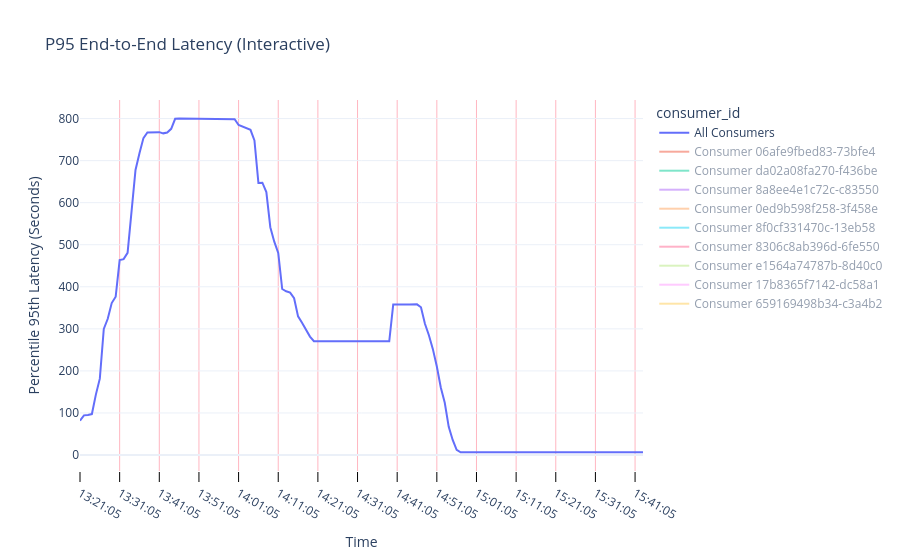

The code cell stored with this chart in its notebook:
### Markdown cell above
## Latency by Consumers

### Code cell
import plotly.express as px
from datetime import datetime, timedelta
minutes_interval = 10.0
time_bucket_for_average = 5 #minutes

# 2. Setup Time Range (Last 12 hours)
end_time = datetime.now()
start_time = end_time - timedelta(hours=12)
step = "1m"

query = f'histogram_quantile(0.95, sum(rate(message_processing_latency_seconds_bucket[{time_bucket_for_average}m])) by (le, consumer_id))'

# 3. Fetch Data
result = prom.custom_query_range(
    query=query,
    start_time=start_time,
    end_time=end_time,
    step=step,
)

# 4. Flatten the result into a DataFrame
df_list = []
for series in result:
    consumer_id = series['metric'].get('consumer_id', 'all')
    for val in series['values']:
        df_list.append({
            'timestamp': pd.to_datetime(val[0], unit='s'),
            'consumer_id': f"Consumer {consumer_id}",
            'latency_sec': float(val[1])
        })

df = pd.DataFrame(df_list)
df['timestamp'] = pd.to_datetime(df['timestamp'])

# --- NEW: Calculate the "All" line ---
# Group by timestamp to get the average P95 across all consumers at each point in time
df_all = df.groupby('timestamp')['latency_sec'].mean().reset_index()
df_all['consumer_id'] = 'All Consumers'

# Combine back into the main dataframe
df_all = pd.concat([df, df_all], ignore_index=True)
df_all['timestamp'] = pd.to_datetime(df_all['timestamp'])


######## order the consumers properly (Consumer 1, Consumer 2, ..., All Consumers)
consumers = [c for c in df_all['consumer_id'].unique() if c != 'All Consumers']

# 2. Sort them based on the digits inside the string
consumers.sort(key=lambda x: int(''.join(filter(str.isdigit, x))))

# 3. Put "All Consumers" at the top (or bottom) of the list
ordered_consumers = ['All Consumers'] + consumers

# 4. Apply this order to the DataFrame
df_all['consumer_id'] = pd.Categorical(df_all['consumer_id'], categories=ordered_consumers, ordered=True)


# 5. Create Plotly Graph
fig = px.line(
    df_all, 
    x='timestamp', 
    y='latency_sec', 
    color='consumer_id',
    category_orders={'consumer_id': ordered_consumers}, # Ensure the legend follows the desired order
    title='P95 End-to-End Latency (Interactive)',
    labels={'timestamp': 'Time', 'latency_sec': 'Percentile 95th Latency (Seconds)'},
    template='plotly_white'
)

# Convert to milliseconds for Plotly
ms_interval = minutes_interval * 60 * 1000
# Logic to determine the best format
if minutes_interval < 60:
    # Under 1 hour: Show minutes and seconds
    custom_format = "%H:%M:%S"
elif minutes_interval < 1440: # 24 hours
    # 1 to 24 hours: Show Hour:Minute and Short Date
    custom_format = "%H:%M\n%b %d"
else:
    # Over 24 hours: Focus on the Date
    custom_format = "%b %d\n%Y"

fig.update_xaxes(
    type='date',             # Force the axis to recognize dates
    tickmode='linear',
    tick0=df['timestamp'].min(), 
    dtick=ms_interval,
    tickformat=custom_format,
    ticks="outside",
    ticklen=10,
    tickcolor='black',
    showgrid=True,
    gridcolor='LightPink'
)
# Choose which one should stay visible
# visible_consumer = "Consumer 1"
visible_consumer = "All Consumers"

fig.for_each_trace(lambda trace: trace.update(visible=True if trace.name == visible_consumer else "legendonly"))

fig.show()


#######################################################################################
# Query for total messages processed per consumer
# count_query = f'sum(increase(message_processing_latency_seconds_count[{time_bucket_for_average}m])) by (consumer_id)'
# count_query = f'sum(increase(messages_consumed_total[1m])) by (consumer_id)'
count_query = 'sum(messages_consumed_total) by (consumer_id)'
count_result = prom.custom_query_range(
    query=count_query,
    start_time=start_time,
    end_time=end_time,
    step=step,
)

# Flatten count data
count_list = []
for series in count_result:
    cid = series['metric'].get('consumer_id', 'all')
    total_count = sum(float(val[1]) for val in series['values']) # Sum of all increases in the range
    count_list.append({'consumer_id': f"Consumer {cid}", 'msg_count': total_count})

df_counts = pd.DataFrame(count_list)
#######################################################################################

# Display Stats Table
# --- Calculate Time-Windowed Stats ---
# We use the most recent timestamp in the data as our reference point
latest_time = df['timestamp'].max()
ten_min_ago = latest_time - timedelta(minutes=10)
thirty_min_ago = latest_time - timedelta(minutes=30)

# Create subsets for the windows
df_10m = df[df['timestamp'] >= ten_min_ago]
df_30m = df[df['timestamp'] >= thirty_min_ago]

# 1. Aggregate main stats (Mean, Max, Std)
stats_table = df.groupby('consumer_id').agg(
    mean_latency_sec=('latency_sec', 'mean'),
    max_latency_sec=('latency_sec', 'max'),
    std_latency_sec=('latency_sec', 'std')
).reset_index()

# 2. Calculate windowed means per consumer
win_10m = df_10m.groupby('consumer_id')['latency_sec'].mean().rename('p95_10m_sec')
win_30m = df_30m.groupby('consumer_id')['latency_sec'].mean().rename('p95_30m_sec')

# 3. Merge windows into the main table
stats_table = stats_table.merge(win_10m, on='consumer_id', how='left')
stats_table = stats_table.merge(win_30m, on='consumer_id', how='left')

## 4. Merge message counts and calculate percentage
stats_table = stats_table.merge(df_counts, on='consumer_id', how='left').fillna(0)
total_msgs_global = stats_table['msg_count'].sum()
stats_table['pct_of_total_msgs'] = (stats_table['msg_count'] / total_msgs_global) * 100


# 5. Numeric sorting for consumers
#stats_table['consumer_num'] = stats_table['consumer_id'].str.extract('(\d+)').astype(int)
stats_table = stats_table.sort_values('pct_of_total_msgs', ascending=False).drop(columns=['msg_count']).reset_index(drop=True)

# 6. Calculate "All Consumers" summary row including windows
summary_row = pd.DataFrame({
    'consumer_id': ['All Consumers'],
    'mean_latency_sec': [df['latency_sec'].mean()],
    'max_latency_sec': [df['latency_sec'].max()],
    'std_latency_sec': [df['latency_sec'].std()],
    'p95_10m_sec': [df_10m['latency_sec'].mean()],
    'p95_30m_sec': [df_30m['latency_sec'].mean()],
    'pct_of_total_msgs': [100.0] # Sum of percentages is 100
})

# Combine
stats_table = pd.concat([stats_table, summary_row], ignore_index=True)

# --- Display ---
print("### Latency Overview")
print("These statistics summarize the 95th percentile (P95) processing times.")
print(f"Windowed stats calculated relative to last data point: {latest_time.strftime('%H:%M:%S')}")
print("-" * 120)

display(stats_table.style.format({
    'mean_latency_sec': '{:.3f}s',
    'max_latency_sec': '{:.3f}s',
    'std_latency_sec': '{:.3f}s',
    'p95_10m_sec': '{:.3f}s',
    'p95_30m_sec': '{:.3f}s',
    'pct_of_total_msgs': '{:.1f}%'
}))

### Figure 1 — Plotly figure (JSON) as saved in the notebook; plotly's stock layout.template omitted (floating-point values rounded to 4 significant figures; data arrays with more than 128 entries replaced by an {"elided": "..."} marker saying what was removed)
{"data": [{"hovertemplate": "consumer_id=All Consumers<br>Time=%{x}<br>Percentile 95th Latency (Seconds)=%{y}<extra></extra>", "legendgroup": "All Consumers", "line": {"color": "#636efa", "dash": "solid"}, "marker": {"symbol": "circle"}, "mode": "lines", "name": "All Consumers", "orientation": "v", "showlegend": true, "type": "scatter", "visible": true, "x": {"elided": "143 str values"}, "xaxis": "x", "y": {"elided": "143 float values"}, "yaxis": "y"}, {"hovertemplate": "consumer_id=Consumer 06afe9fbed83-73bfe4<br>Time=%{x}<br>Percentile 95th Latency (Seconds)=%{y}<extra></extra>", "legendgroup": "Consumer 06afe9fbed83-73bfe4", "line": {"color": "#EF553B", "dash": "solid"}, "marker": {"symbol": "circle"}, "mode": "lines", "name": "Consumer 06afe9fbed83-73bfe4", "orientation": "v", "showlegend": true, "type": "scatter", "visible": "legendonly", "x": ["2026-03-17T14:40:05", "2026-03-17T14:41:05", "2026-03-17T14:42:05", "2026-03-17T14:43:05", "2026-03-17T14:44:05", "2026-03-17T14:45:05", "2026-03-17T14:46:05", "2026-03-17T14:47:05", "2026-03-17T14:48:05", "2026-03-17T14:49:05", "2026-03-17T14:50:05", "2026-03-17T14:51:05", "2026-03-17T14:52:05", "2026-03-17T14:53:05", "2026-03-17T14:54:05", "2026-03-17T14:55:05", "2026-03-17T14:56:05", "2026-03-17T14:57:05", "2026-03-17T14:58:05", "2026-03-17T14:59:05", "2026-03-17T15:00:05", "2026-03-17T15:01:05", "2026-03-17T15:02:05", "2026-03-17T15:03:05", "2026-03-17T15:04:05", "2026-03-17T15:05:05", "2026-03-17T15:06:05", "2026-03-17T15:07:05", "2026-03-17T15:08:05", "2026-03-17T15:09:05", "2026-03-17T15:10:05", "2026-03-17T15:11:05", "2026-03-17T15:12:05", "2026-03-17T15:13:05", "2026-03-17T15:14:05", "2026-03-17T15:15:05", "2026-03-17T15:16:05", "2026-03-17T15:17:05", "2026-03-17T15:18:05", "2026-03-17T15:19:05", "2026-03-17T15:20:05", "2026-03-17T15:21:05", "2026-03-17T15:22:05", "2026-03-17T15:23:05", "2026-03-17T15:24:05", "2026-03-17T15:25:05", "2026-03-17T15:26:05", "2026-03-17T15:27:05", "2026-03-17T15:28:05", "2026-03-17T15:29:05", "2026-03-17T15:30:05", "2026-03-17T15:31:05", "2026-03-17T15:32:05", "2026-03-17T15:33:05", "2026-03-17T15:34:05", "2026-03-17T15:35:05", "2026-03-17T15:36:05", "2026-03-17T15:37:05", "2026-03-17T15:38:05", "2026-03-17T15:39:05", "2026-03-17T15:40:05", "2026-03-17T15:41:05", "2026-03-17T15:42:05", "2026-03-17T15:43:05"], "xaxis": "x", "y": [4.725, 4.667, 4.626, 4.627, 4.616, 4.64, 4.655, 4.614, 4.605, 4.6, 4.579, 4.569, 4.64, 4.614, 4.623, 4.626, 4.605, 4.557, 4.585, 4.614, 4.614, 4.632, 4.641, 4.638, 4.637, 4.614, 4.648, 4.655, 4.65, 4.64, 4.662, 4.62, 4.633, 4.642, 4.632, 4.64, 4.66, 4.655, 4.64, 4.64, 4.605, 4.61, 4.647, 4.595, 4.574, 4.503, 4.493, 4.467, 4.56, 4.55, 4.61, 4.605, 4.589, 4.6, 4.629, 4.638, 4.647, 4.669, 4.64, 4.64, 4.651, 4.67, 4.673, 4.669], "yaxis": "y"}, {"hovertemplate": "consumer_id=Consumer da02a08fa270-f436be<br>Time=%{x}<br>Percentile 95th Latency (Seconds)=%{y}<extra></extra>", "legendgroup": "Consumer da02a08fa270-f436be", "line": {"color": "#00cc96", "dash": "solid"}, "marker": {"symbol": "circle"}, "mode": "lines", "name": "Consumer da02a08fa270-f436be", "orientation": "v", "showlegend": true, "type": "scatter", "visible": "legendonly", "x": ["2026-03-17T14:04:05", "2026-03-17T14:05:05", "2026-03-17T14:06:05", "2026-03-17T14:07:05", "2026-03-17T14:08:05", "2026-03-17T14:09:05", "2026-03-17T14:10:05", "2026-03-17T14:11:05", "2026-03-17T14:12:05", "2026-03-17T14:13:05", "2026-03-17T14:14:05", "2026-03-17T14:15:05", "2026-03-17T14:16:05", "2026-03-17T14:17:05", "2026-03-17T14:18:05", "2026-03-17T14:19:05", "2026-03-17T14:20:05", "2026-03-17T14:21:05", "2026-03-17T14:22:05", "2026-03-17T14:23:05", "2026-03-17T14:24:05", "2026-03-17T14:25:05", "2026-03-17T14:26:05", "2026-03-17T14:27:05", "2026-03-17T14:28:05", "2026-03-17T14:29:05", "2026-03-17T14:30:05", "2026-03-17T14:31:05", "2026-03-17T14:32:05", "2026-03-17T14:33:05", "2026-03-17T14:34:05", "2026-03-17T14:35:05", "2026-03-17T14:36:05", "2026-03-17T14:37:05", "2026-03-17T14:38:05", "2026-03-17T14:39:05", "2026-03-17T14:40:05", "2026-03-17T14:41:05", "2026-03-17T14:42:05", "2026-03-17T14:43:05", "2026-03-17T14:44:05", "2026-03-17T14:45:05", "2026-03-17T14:46:05", "2026-03-17T14:47:05", "2026-03-17T14:48:05", "2026-03-17T14:49:05", "2026-03-17T14:50:05", "2026-03-17T14:51:05", "2026-03-17T14:52:05", "2026-03-17T14:53:05", "2026-03-17T14:54:05", "2026-03-17T14:55:05", "2026-03-17T14:56:05", "2026-03-17T14:57:05", "2026-03-17T14:58:05", "2026-03-17T14:59:05", "2026-03-17T15:00:05", "2026-03-17T15:01:05", "2026-03-17T15:02:05", "2026-03-17T15:03:05", "2026-03-17T15:04:05", "2026-03-17T15:05:05", "2026-03-17T15:06:05", "2026-03-17T15:07:05", "2026-03-17T15:08:05", "2026-03-17T15:09:05", "2026-03-17T15:10:05", "2026-03-17T15:11:05", "2026-03-17T15:12:05", "2026-03-17T15:13:05", "2026-03-17T15:14:05", "2026-03-17T15:15:05", "2026-03-17T15:16:05", "2026-03-17T15:17:05", "2026-03-17T15:18:05", "2026-03-17T15:19:05", "2026-03-17T15:20:05", "2026-03-17T15:21:05", "2026-03-17T15:22:05", "2026-03-17T15:23:05", "2026-03-17T15:24:05", "2026-03-17T15:25:05", "2026-03-17T15:26:05", "2026-03-17T15:27:05", "2026-03-17T15:28:05", "2026-03-17T15:29:05", "2026-03-17T15:30:05", "2026-03-17T15:31:05", "2026-03-17T15:32:05", "2026-03-17T15:33:05", "2026-03-17T15:34:05", "2026-03-17T15:35:05", "2026-03-17T15:36:05", "2026-03-17T15:37:05", "2026-03-17T15:38:05", "2026-03-17T15:39:05", "2026-03-17T15:40:05", "2026-03-17T15:41:05", "2026-03-17T15:42:05", "2026-03-17T15:43:05"], "xaxis": "x", "y": [780, 774.6, 762.8, 771.0, 766.5, 800, 800, 800, 800, 800, 800, 800, 800, 800, 800, 800, 800, 800, 800, 800, 800, 800, 800, 800, 800, 800, 800, 800, 800, 800, 800, 800, 800, 800, 800, 800, 800, 800, 800, 800, 800, 800, 800, 800, 800, 800, 800, 800, 755.3, 724.4, 372.0, 193.6, 61.74, 9.232, 9.284, 9.213, 9, 9.192, 9.192, 9.045, 8.902, 9.067, 9.055, 9.171, 9.256, 9.332, 9.49, 9.5, 9.448, 9.395, 9.452, 9.33, 9.315, 9.315, 9.384, 9.372, 9.367, 9.37, 9.417, 9.417, 9.458, 9.406, 9.417, 9.406, 9.364, 9.398, 9.344, 9.284, 9.263, 9.279, 9.262, 9.232, 9.267, 9.284, 9.284, 9.315, 9.3, 9.267, 9.256, 9.388], "yaxis": "y"}, {"hovertemplate": "consumer_id=Consumer 8a8ee4e1c72c-c83550<br>Time=%{x}<br>Percentile 95th Latency (Seconds)=%{y}<extra></extra>", "legendgroup": "Consumer 8a8ee4e1c72c-c83550", "line": {"color": "#ab63fa", "dash": "solid"}, "marker": {"symbol": "circle"}, "mode": "lines", "name": "Consumer 8a8ee4e1c72c-c83550", "orientation": "v", "showlegend": true, "type": "scatter", "visible": "legendonly", "x": {"elided": "143 str values"}, "xaxis": "x", "y": {"elided": "143 float values"}, "yaxis": "y"}, {"hovertemplate": "consumer_id=Consumer 0ed9b598f258-3f458e<br>Time=%{x}<br>Percentile 95th Latency (Seconds)=%{y}<extra></extra>", "legendgroup": "Consumer 0ed9b598f258-3f458e", "line": {"color": "#FFA15A", "dash": "solid"}, "marker": {"symbol": "circle"}, "mode": "lines", "name": "Consumer 0ed9b598f258-3f458e", "orientation": "v", "showlegend": true, "type": "scatter", "visible": "legendonly", "x": ["2026-03-17T14:40:05", "2026-03-17T14:41:05", "2026-03-17T14:42:05", "2026-03-17T14:43:05", "2026-03-17T14:44:05", "2026-03-17T14:45:05", "2026-03-17T14:46:05", "2026-03-17T14:47:05", "2026-03-17T14:48:05", "2026-03-17T14:49:05", "2026-03-17T14:50:05", "2026-03-17T14:51:05", "2026-03-17T14:52:05", "2026-03-17T14:53:05", "2026-03-17T14:54:05", "2026-03-17T14:55:05", "2026-03-17T14:56:05", "2026-03-17T14:57:05", "2026-03-17T14:58:05", "2026-03-17T14:59:05", "2026-03-17T15:00:05", "2026-03-17T15:01:05", "2026-03-17T15:02:05", "2026-03-17T15:03:05", "2026-03-17T15:04:05", "2026-03-17T15:05:05", "2026-03-17T15:06:05", "2026-03-17T15:07:05", "2026-03-17T15:08:05", "2026-03-17T15:09:05", "2026-03-17T15:10:05", "2026-03-17T15:11:05", "2026-03-17T15:12:05", "2026-03-17T15:13:05", "2026-03-17T15:14:05", "2026-03-17T15:15:05", "2026-03-17T15:16:05", "2026-03-17T15:17:05", "2026-03-17T15:18:05", "2026-03-17T15:19:05", "2026-03-17T15:20:05", "2026-03-17T15:21:05", "2026-03-17T15:22:05", "2026-03-17T15:23:05", "2026-03-17T15:24:05", "2026-03-17T15:25:05", "2026-03-17T15:26:05", "2026-03-17T15:27:05", "2026-03-17T15:28:05", "2026-03-17T15:29:05", "2026-03-17T15:30:05", "2026-03-17T15:31:05", "2026-03-17T15:32:05", "2026-03-17T15:33:05", "2026-03-17T15:34:05", "2026-03-17T15:35:05", "2026-03-17T15:36:05", "2026-03-17T15:37:05", "2026-03-17T15:38:05", "2026-03-17T15:39:05", "2026-03-17T15:40:05", "2026-03-17T15:41:05", "2026-03-17T15:42:05", "2026-03-17T15:43:05"], "xaxis": "x", "y": [800, 800, 800, 800, 800, 800, 800, 800, 800, 742.8, 650.4, 354.9, 105.0, 9.244, 9.301, 9.023, 9.025, 9.025, 9.114, 9.056, 9.086, 9.076, 9.052, 8.991, 8.991, 9.121, 9.1, 9.182, 9.287, 9.307, 9.242, 9.368, 9.378, 9.209, 9.14, 9.147, 9.157, 9.209, 9.14, 9.223, 9.257, 9.316, 9.321, 9.391, 9.378, 9.366, 9.399, 9.367, 9.32, 9.243, 9.295, 9.14, 9.25, 9.212, 9.212, 9.159, 9.188, 9.056, 9.169, 9.25, 9.28, 9.188, 9.335, 9.287], "yaxis": "y"}, {"hovertemplate": "consumer_id=Consumer 8f0cf331470c-13eb58<br>Time=%{x}<br>Percentile 95th Latency (Seconds)=%{y}<extra></extra>", "legendgroup": "Consumer 8f0cf331470c-13eb58", "line": {"color": "#19d3f3", "dash": "solid"}, "marker": {"symbol": "circle"}, "mode": "lines", "name": "Consumer 8f0cf331470c-13eb58", "orientation": "v", "showlegend": true, "type": "scatter", "visible": "legendonly", "x": ["2026-03-17T13:53:05", "2026-03-17T13:54:05", "2026-03-17T13:55:05", "2026-03-17T13:56:05", "2026-03-17T13:57:05", "2026-03-17T13:58:05", "2026-03-17T13:59:05", "2026-03-17T14:00:05", "2026-03-17T14:01:05", "2026-03-17T14:02:05", "2026-03-17T14:03:05", "2026-03-17T14:04:05", "2026-03-17T14:05:05", "2026-03-17T14:06:05", "2026-03-17T14:07:05", "2026-03-17T14:08:05", "2026-03-17T14:09:05", "2026-03-17T14:10:05", "2026-03-17T14:11:05", "2026-03-17T14:12:05", "2026-03-17T14:13:05", "2026-03-17T14:14:05", "2026-03-17T14:15:05", "2026-03-17T14:16:05", "2026-03-17T14:17:05", "2026-03-17T14:18:05", "2026-03-17T14:19:05", "2026-03-17T14:20:05", "2026-03-17T14:21:05", "2026-03-17T14:22:05", "2026-03-17T14:23:05", "2026-03-17T14:24:05", "2026-03-17T14:25:05", "2026-03-17T14:26:05", "2026-03-17T14:27:05", "2026-03-17T14:28:05", "2026-03-17T14:29:05", "2026-03-17T14:30:05", "2026-03-17T14:31:05", "2026-03-17T14:32:05", "2026-03-17T14:33:05", "2026-03-17T14:34:05", "2026-03-17T14:35:05", "2026-03-17T14:36:05", "2026-03-17T14:37:05", "2026-03-17T14:38:05", "2026-03-17T14:39:05", "2026-03-17T14:40:05", "2026-03-17T14:41:05", "2026-03-17T14:42:05", "2026-03-17T14:43:05", "2026-03-17T14:44:05", "2026-03-17T14:45:05", "2026-03-17T14:46:05", "2026-03-17T14:47:05", "2026-03-17T14:48:05", "2026-03-17T14:49:05", "2026-03-17T14:50:05", "2026-03-17T14:51:05", "2026-03-17T14:52:05", "2026-03-17T14:53:05", "2026-03-17T14:54:05", "2026-03-17T14:55:05", "2026-03-17T14:56:05", "2026-03-17T14:57:05", "2026-03-17T14:58:05", "2026-03-17T14:59:05", "2026-03-17T15:00:05", "2026-03-17T15:01:05", "2026-03-17T15:02:05", "2026-03-17T15:03:05", "2026-03-17T15:04:05", "2026-03-17T15:05:05", "2026-03-17T15:06:05", "2026-03-17T15:07:05", "2026-03-17T15:08:05", "2026-03-17T15:09:05", "2026-03-17T15:10:05", "2026-03-17T15:11:05", "2026-03-17T15:12:05", "2026-03-17T15:13:05", "2026-03-17T15:14:05", "2026-03-17T15:15:05", "2026-03-17T15:16:05", "2026-03-17T15:17:05", "2026-03-17T15:18:05", "2026-03-17T15:19:05", "2026-03-17T15:20:05", "2026-03-17T15:21:05", "2026-03-17T15:22:05", "2026-03-17T15:23:05", "2026-03-17T15:24:05", "2026-03-17T15:25:05", "2026-03-17T15:26:05", "2026-03-17T15:27:05", "2026-03-17T15:28:05", "2026-03-17T15:29:05", "2026-03-17T15:30:05", "2026-03-17T15:31:05", "2026-03-17T15:32:05", "2026-03-17T15:33:05", "2026-03-17T15:34:05", "2026-03-17T15:35:05", "2026-03-17T15:36:05", "2026-03-17T15:37:05", "2026-03-17T15:38:05", "2026-03-17T15:39:05", "2026-03-17T15:40:05", "2026-03-17T15:41:05", "2026-03-17T15:42:05", "2026-03-17T15:43:05"], "xaxis": "x", "y": [800, 800, 800, 800, 800, 800, 800, 800, 800, 800, 800, 800, 800, 800, 800, 800, 743.3, 717.3, 636.9, 379.8, 363.7, 354.5, 314.5, 184.3, 139.7, 94.33, 40.58, 7.705, 7.609, 6.865, 6.477, 6.429, 5.25, 5.618, 6.321, 7.125, 7.286, 7.532, 7.602, 7.508, 6.013, 6.417, 6.212, 5.875, 6.512, 7.431, 7.241, 7.29, 7.37, 6.809, 5.275, 5.528, 6.075, 6.455, 6.523, 7.058, 6.523, 5.219, 5.25, 6.409, 5.333, 5.528, 6.523, 6.175, 5.75, 5.219, 5.156, 4.964, 5.219, 4.937, 5.75, 6.727, 6.795, 7.173, 6.812, 7.55, 7.567, 7.719, 6.25, 6.636, 4.91, 4.824, 4.786, 4.898, 5.219, 6.075, 6.25, 6.705, 5.833, 4.939, 4.976, 5.344, 5.833, 6.175, 5.917, 4.956, 4.911, 4.829, 4.831, 4.879, 4.991, 6.682, 7.268, 7.45, 7.594, 7.333, 6.688, 6.175, 5.219, 5.972, 6.812], "yaxis": "y"}, {"hovertemplate": "consumer_id=Consumer 8306c8ab396d-6fe550<br>Time=%{x}<br>Percentile 95th Latency (Seconds)=%{y}<extra></extra>", "legendgroup": "Consumer 8306c8ab396d-6fe550", "line": {"color": "#FF6692", "dash": "solid"}, "marker": {"symbol": "circle"}, "mode": "lines", "name": "Consumer 8306c8ab396d-6fe550", "orientation": "v", "showlegend": true, "type": "scatter", "visible": "legendonly", "x": ["2026-03-17T14:40:05", "2026-03-17T14:41:05", "2026-03-17T14:42:05", "2026-03-17T14:43:05", "2026-03-17T14:44:05", "2026-03-17T14:45:05", "2026-03-17T14:46:05", "2026-03-17T14:47:05", "2026-03-17T14:48:05", "2026-03-17T14:49:05", "2026-03-17T14:50:05", "2026-03-17T14:51:05", "2026-03-17T14:52:05", "2026-03-17T14:53:05", "2026-03-17T14:54:05", "2026-03-17T14:55:05", "2026-03-17T14:56:05", "2026-03-17T14:57:05", "2026-03-17T14:58:05", "2026-03-17T14:59:05", "2026-03-17T15:00:05", "2026-03-17T15:01:05", "2026-03-17T15:02:05", "2026-03-17T15:03:05", "2026-03-17T15:04:05", "2026-03-17T15:05:05", "2026-03-17T15:06:05", "2026-03-17T15:07:05", "2026-03-17T15:08:05", "2026-03-17T15:09:05", "2026-03-17T15:10:05", "2026-03-17T15:11:05", "2026-03-17T15:12:05", "2026-03-17T15:13:05", "2026-03-17T15:14:05", "2026-03-17T15:15:05", "2026-03-17T15:16:05", "2026-03-17T15:17:05", "2026-03-17T15:18:05", "2026-03-17T15:19:05", "2026-03-17T15:20:05", "2026-03-17T15:21:05", "2026-03-17T15:22:05", "2026-03-17T15:23:05", "2026-03-17T15:24:05", "2026-03-17T15:25:05", "2026-03-17T15:26:05", "2026-03-17T15:27:05", "2026-03-17T15:28:05", "2026-03-17T15:29:05", "2026-03-17T15:30:05", "2026-03-17T15:31:05", "2026-03-17T15:32:05", "2026-03-17T15:33:05", "2026-03-17T15:34:05", "2026-03-17T15:35:05", "2026-03-17T15:36:05", "2026-03-17T15:37:05", "2026-03-17T15:38:05", "2026-03-17T15:39:05", "2026-03-17T15:40:05", "2026-03-17T15:41:05", "2026-03-17T15:42:05", "2026-03-17T15:43:05"], "xaxis": "x", "y": [800, 800, 800, 800, 800, 800, 800, 800, 800, 800, 781.8, 708.8, 553.6, 354.2, 191.0, 86.59, 8.444, 8.603, 8.688, 8.681, 8.523, 8.723, 8.757, 8.776, 8.859, 8.919, 8.61, 8.343, 8.306, 8.366, 8.25, 8.602, 8.621, 8.729, 8.517, 8.523, 8.375, 8.508, 8.295, 8.61, 8.65, 8.757, 8.827, 8.776, 8.757, 8.791, 8.808, 8.786, 8.859, 8.788, 8.846, 8.784, 8.869, 8.816, 8.822, 8.729, 8.848, 8.743, 8.603, 8.417, 8.231, 7.932, 8.2, 8.25], "yaxis": "y"}, {"hovertemplate": "consumer_id=Consumer e1564a74787b-8d40c0<br>Time=%{x}<br>Percentile 95th Latency (Seconds)=%{y}<extra></extra>", "legendgroup": "Consumer e1564a74787b-8d40c0", "line": {"color": "#B6E880", "dash": "solid"}, "marker": {"symbol": "circle"}, "mode": "lines", "name": "Consumer e1564a74787b-8d40c0", "orientation": "v", "showlegend": true, "type": "scatter", "visible": "legendonly", "x": ["2026-03-17T14:40:05", "2026-03-17T14:41:05", "2026-03-17T14:42:05", "2026-03-17T14:43:05", "2026-03-17T14:44:05", "2026-03-17T14:45:05", "2026-03-17T14:46:05", "2026-03-17T14:47:05", "2026-03-17T14:48:05", "2026-03-17T14:49:05", "2026-03-17T14:50:05", "2026-03-17T14:51:05", "2026-03-17T14:52:05", "2026-03-17T14:53:05", "2026-03-17T14:54:05", "2026-03-17T14:55:05", "2026-03-17T14:56:05", "2026-03-17T14:57:05", "2026-03-17T14:58:05", "2026-03-17T14:59:05", "2026-03-17T15:00:05", "2026-03-17T15:01:05", "2026-03-17T15:02:05", "2026-03-17T15:03:05", "2026-03-17T15:04:05", "2026-03-17T15:05:05", "2026-03-17T15:06:05", "2026-03-17T15:07:05", "2026-03-17T15:08:05", "2026-03-17T15:09:05", "2026-03-17T15:10:05", "2026-03-17T15:11:05", "2026-03-17T15:12:05", "2026-03-17T15:13:05", "2026-03-17T15:14:05", "2026-03-17T15:15:05", "2026-03-17T15:16:05", "2026-03-17T15:17:05", "2026-03-17T15:18:05", "2026-03-17T15:19:05", "2026-03-17T15:20:05", "2026-03-17T15:21:05", "2026-03-17T15:22:05", "2026-03-17T15:23:05", "2026-03-17T15:24:05", "2026-03-17T15:25:05", "2026-03-17T15:26:05", "2026-03-17T15:27:05", "2026-03-17T15:28:05", "2026-03-17T15:29:05", "2026-03-17T15:30:05", "2026-03-17T15:31:05", "2026-03-17T15:32:05", "2026-03-17T15:33:05", "2026-03-17T15:34:05", "2026-03-17T15:35:05", "2026-03-17T15:36:05", "2026-03-17T15:37:05", "2026-03-17T15:38:05", "2026-03-17T15:39:05", "2026-03-17T15:40:05", "2026-03-17T15:41:05", "2026-03-17T15:42:05", "2026-03-17T15:43:05"], "xaxis": "x", "y": [800, 800, 800, 800, 800, 800, 800, 737.3, 384.4, 195.1, 10.5, 9, 9.042, 9, 9.091, 9.036, 9.1, 9.069, 9.206, 9.129, 9.0, 8.773, 8.65, 8.579, 8.712, 9.143, 9.125, 9.129, 9.062, 8.875, 8.88, 8.962, 8.92, 9, 9.111, 9, 9.129, 9.206, 9.186, 9.071, 9.036, 8.826, 9.069, 9.129, 9.286, 9.25, 9.206, 9.069, 9.077, 9.138, 9.1, 9.308, 9.273, 9.278, 9.213, 9.156, 8.962, 9.026, 8.815, 8.875, 8.962, 9.069, 8.94, 9.121], "yaxis": "y"}, {"hovertemplate": "consumer_id=Consumer 17b8365f7142-dc58a1<br>Time=%{x}<br>Percentile 95th Latency (Seconds)=%{y}<extra></extra>", "legendgroup": "Consumer 17b8365f7142-dc58a1", "line": {"color": "#FF97FF", "dash": "solid"}, "marker": {"symbol": "circle"}, "mode": "lines", "name": "Consumer 17b8365f7142-dc58a1", "orientation": "v", "showlegend": true, "type": "scatter", "visible": "legendonly", "x": ["2026-03-17T14:40:05", "2026-03-17T14:41:05", "2026-03-17T14:42:05", "2026-03-17T14:43:05", "2026-03-17T14:44:05", "2026-03-17T14:45:05", "2026-03-17T14:46:05", "2026-03-17T14:47:05", "2026-03-17T14:48:05", "2026-03-17T14:49:05", "2026-03-17T14:50:05", "2026-03-17T14:51:05", "2026-03-17T14:52:05", "2026-03-17T14:53:05", "2026-03-17T14:54:05", "2026-03-17T14:55:05", "2026-03-17T14:56:05", "2026-03-17T14:57:05", "2026-03-17T14:58:05", "2026-03-17T14:59:05", "2026-03-17T15:00:05", "2026-03-17T15:01:05", "2026-03-17T15:02:05", "2026-03-17T15:03:05", "2026-03-17T15:04:05", "2026-03-17T15:05:05", "2026-03-17T15:06:05", "2026-03-17T15:07:05", "2026-03-17T15:08:05", "2026-03-17T15:09:05", "2026-03-17T15:10:05", "2026-03-17T15:11:05", "2026-03-17T15:12:05", "2026-03-17T15:13:05", "2026-03-17T15:14:05", "2026-03-17T15:15:05", "2026-03-17T15:16:05", "2026-03-17T15:17:05", "2026-03-17T15:18:05", "2026-03-17T15:19:05", "2026-03-17T15:20:05", "2026-03-17T15:21:05", "2026-03-17T15:22:05", "2026-03-17T15:23:05", "2026-03-17T15:24:05", "2026-03-17T15:25:05", "2026-03-17T15:26:05", "2026-03-17T15:27:05", "2026-03-17T15:28:05", "2026-03-17T15:29:05", "2026-03-17T15:30:05", "2026-03-17T15:31:05", "2026-03-17T15:32:05", "2026-03-17T15:33:05", "2026-03-17T15:34:05", "2026-03-17T15:35:05", "2026-03-17T15:36:05", "2026-03-17T15:37:05", "2026-03-17T15:38:05", "2026-03-17T15:39:05", "2026-03-17T15:40:05", "2026-03-17T15:41:05", "2026-03-17T15:42:05", "2026-03-17T15:43:05"], "xaxis": "x", "y": [0.955, 3.698, 3.849, 3.68, 3.4, 4.0, 3.714, 4.022, 4.1, 4.262, 4.2, 4.4, 4.308, 4.308, 4.277, 4.357, 4.373, 4.36, 4.357, 4.25, 4.1, 3.875, 3.5, 3.6, 3.875, 3.875, 3.925, 4.044, 4.16, 4.182, 4.283, 4.18, 4.236, 4.1, 4, 3.925, 3.714, 3.8, 3.5, 3.714, 3.771, 4.044, 4.0, 4.0, 4.0, 4.14, 4.236, 4.236, 4.3, 4.386, 4.357, 4.236, 4.308, 4.463, 4.462, 4.44, 4.4, 4.357, 4.145, 4.06, 4.182, 4.067, 4.1, 4.182], "yaxis": "y"}, {"hovertemplate": "consumer_id=Consumer 659169498b34-c3a4b2<br>Time=%{x}<br>Percentile 95th Latency (Seconds)=%{y}<extra></extra>", "legendgroup": "Consumer 659169498b34-c3a4b2", "line": {"color": "#FECB52", "dash": "solid"}, "marker": {"symbol": "circle"}, "mode": "lines", "name": "Consumer 659169498b34-c3a4b2", "orientation": "v", "showlegend": true, "type": "scatter", "visible": "legendonly", "x": ["2026-03-17T14:40:05", "2026-03-17T14:41:05", "2026-03-17T14:42:05", "2026-03-17T14:43:05", "2026-03-17T14:44:05", "2026-03-17T14:45:05", "2026-03-17T14:46:05", "2026-03-17T14:47:05", "2026-03-17T14:48:05", "2026-03-17T14:49:05", "2026-03-17T14:50:05", "2026-03-17T14:51:05", "2026-03-17T14:52:05", "2026-03-17T14:53:05", "2026-03-17T14:54:05", "2026-03-17T14:55:05", "2026-03-17T14:56:05", "2026-03-17T14:57:05", "2026-03-17T14:58:05", "2026-03-17T14:59:05", "2026-03-17T15:00:05", "2026-03-17T15:01:05", "2026-03-17T15:02:05", "2026-03-17T15:03:05", "2026-03-17T15:04:05", "2026-03-17T15:05:05", "2026-03-17T15:06:05", "2026-03-17T15:07:05", "2026-03-17T15:08:05", "2026-03-17T15:09:05", "2026-03-17T15:10:05", "2026-03-17T15:11:05", "2026-03-17T15:12:05", "2026-03-17T15:13:05", "2026-03-17T15:14:05", "2026-03-17T15:15:05", "2026-03-17T15:16:05", "2026-03-17T15:17:05", "2026-03-17T15:18:05", "2026-03-17T15:19:05", "2026-03-17T15:20:05", "2026-03-17T15:21:05", "2026-03-17T15:22:05", "2026-03-17T15:23:05", "2026-03-17T15:24:05", "2026-03-17T15:25:05", "2026-03-17T15:26:05", "2026-03-17T15:27:05", "2026-03-17T15:28:05", "2026-03-17T15:29:05", "2026-03-17T15:30:05", "2026-03-17T15:31:05", "2026-03-17T15:32:05", "2026-03-17T15:33:05", "2026-03-17T15:34:05", "2026-03-17T15:35:05", "2026-03-17T15:36:05", "2026-03-17T15:37:05", "2026-03-17T15:38:05", "2026-03-17T15:39:05", "2026-03-17T15:40:05", "2026-03-17T15:41:05", "2026-03-17T15:42:05", "2026-03-17T15:43:05"], "xaxis": "x", "y": [1.422, 0.9277, 0.8409, 0.9179, 0.9164, 0.8999, 0.919, 0.9421, 0.9325, 0.919, 0.8987, 0.865, 0.595, 0.595, 0.865, 0.919, 0.9421, 0.9421, 0.9325, 0.9325, 0.9325, 0.919, 0.9325, 0.9494, 0.9486, 0.9494, 0.955, 0.955, 0.9486, 0.9421, 0.9325, 0.8987, 0.88, 0.91, 0.865, 0.7975, 0.7975, 0.595, 0.595, 0.7975, 0.865, 0.8987, 0.8987, 0.91, 0.919, 0.919, 0.9325, 0.94, 0.928, 0.919, 0.919, 0.88, 0.88, 0.865, 0.8987, 0.8987, 0.8987, 0.865, 0.8987, 0.865, 0.8987, 0.928, 0.9421, 0.9325], "yaxis": "y"}], "layout": {"legend": {"title": {"text": "consumer_id"}, "tracegroupgap": 0}, "title": {"text": "P95 End-to-End Latency (Interactive)"}, "xaxis": {"anchor": "y", "domain": [0, 1], "dtick": 600000, "gridcolor": "LightPink", "showgrid": true, "tick0": "2026-03-17T13:21:05", "tickcolor": "black", "tickformat": "%H:%M:%S", "ticklen": 10, "tickmode": "linear", "ticks": "outside", "title": {"text": "Time"}, "type": "date"}, "yaxis": {"anchor": "x", "domain": [0, 1], "title": {"text": "Percentile 95th Latency (Seconds)"}}}}
